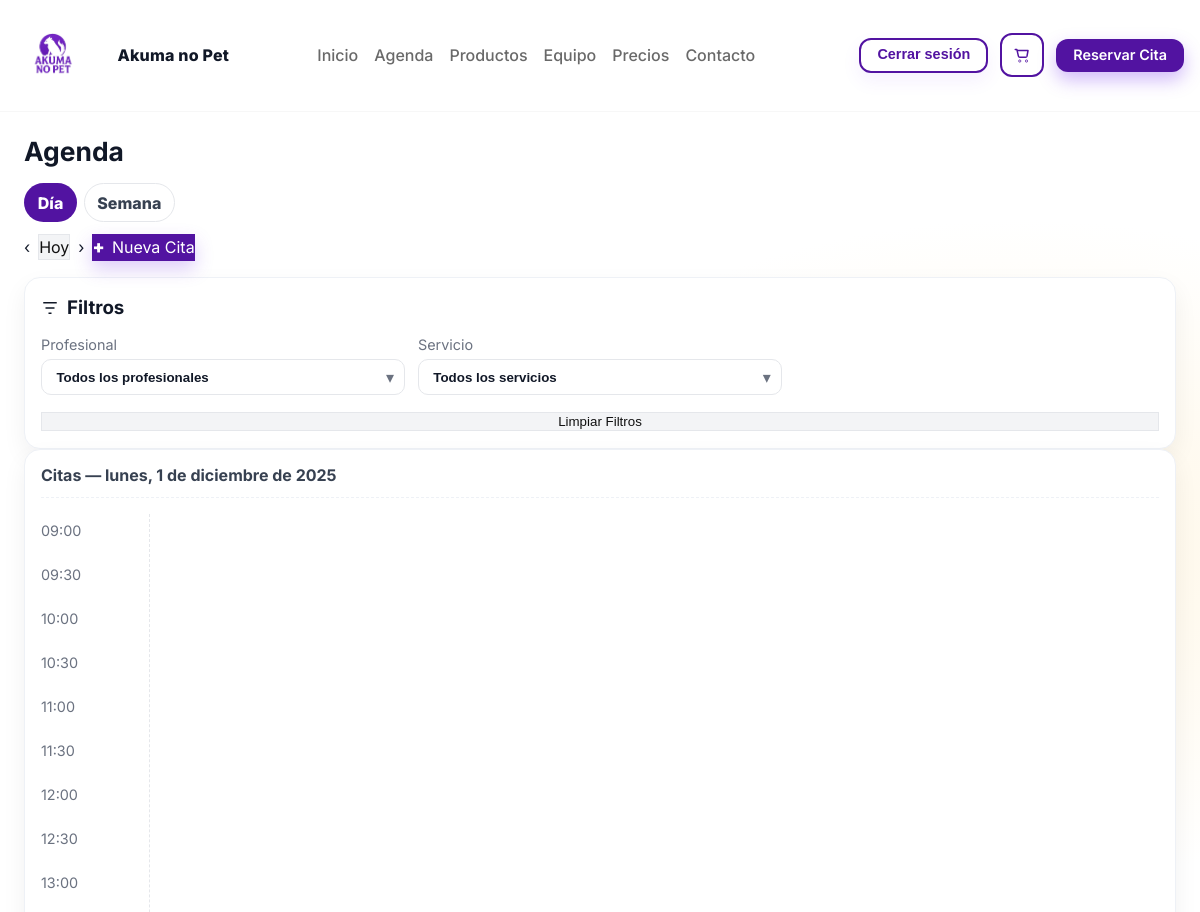
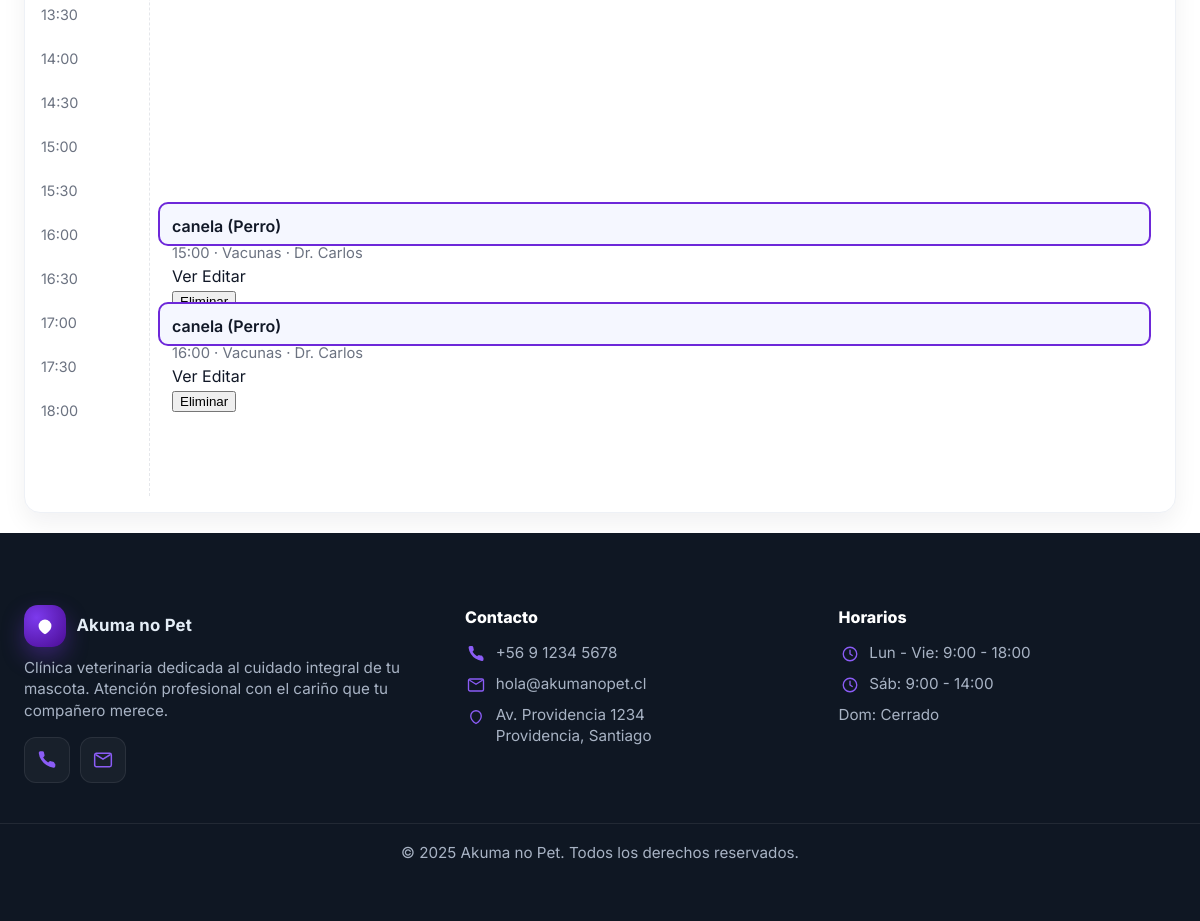
Page /agenda/ (signed in) on the committed database (2 pictures, top to bottom).
### agenda/models.py (models this page shows, shortened)
class Cita(models.Model):
    fecha = models.DateField()
    hora = models.TimeField()
    duracion_min = models.PositiveIntegerField(default=30)
    nombre_cliente = models.CharField(max_length=120, blank=True, default="")
    email_contacto = models.EmailField(blank=True, default="")
    whatsapp_contacto = models.CharField(max_length=30, blank=True, default="")
    recuerda_mail = models.BooleanField(default=True)
    recuerda_wa = models.BooleanField(default=False)
    recordatorio_mail_enviado = models.DateTimeField(null=True, blank=True)
    recordatorio_wa_enviado = models.DateTimeField(null=True, blank=True)
    profesional = models.ForeignKey(
        Profesional, on_delete=models.CASCADE, related_name="citas"
    )
    servicio = models.ForeignKey(
        Servicio, on_delete=models.PROTECT, related_name="citas"
    )
    mascota = models.CharField(max_length=120)  # ej: "Luna (Perro)"
    cliente = models.ForeignKey(
        settings.AUTH_USER_MODEL, null=True, blank=True, on_delete=models.SET_NULL
    )
    creado = models.DateTimeField(auto_now_add=True)
    class Meta:
        ordering = ["fecha", "hora"]
        indexes = [models.Index(fields=["fecha", "profesional"])]
        constraints = [
            models.UniqueConstraint(
                fields=["fecha", "hora", "profesional"],
                name="uniq_cita_por_profesional_fecha_hora",
            )
        ]
        verbose_name = "Cita"
        verbose_name_plural = "Citas"

class Servicio(models.Model):
    code = models.SlugField(unique=True, max_length=32)
    nombre = models.CharField(max_length=120)
    descripcion = models.TextField(blank=True, default="")
    duracion_min_default = models.PositiveIntegerField(default=30)
    precio = models.PositiveIntegerField(default=0)
    icono = models.CharField(max_length=8, blank=True, default="🐾")
    class Meta:
        ordering = ["nombre"]
        verbose_name = "Servicio"
        verbose_name_plural = "Servicios"

class Profesional(models.Model):
    code = models.SlugField(unique=True, max_length=32)
    nombre = models.CharField(max_length=120)
    class Meta:
        ordering = ["nombre"]
        verbose_name = "Profesional"
        verbose_name_plural = "Profesionales"

### agenda/views.py (the view, shortened to what this page needs)
# urls.py: path("", views.lista, name="lista"),
@solo_staff
def lista(request):
    mode = request.GET.get("mode", "day")
    day = _parse_day(request.GET.get("day"))
    pro_id = request.GET.get("pro") or ""
    srv_id = request.GET.get("srv") or ""
    qs = Cita.objects.select_related("profesional", "servicio")
    if pro_id:
        qs = qs.filter(profesional_id=pro_id)
    if srv_id:
        qs = qs.filter(servicio_id=srv_id)
    SLOT_MIN = 30
    START_H = 9
    END_H = 18
    rows = ((END_H - START_H) * 60) // SLOT_MIN
    hours = _hours_marks(START_H, END_H, SLOT_MIN)
    citas = None
    days = None
    if mode == "day":
        citas = list(qs.filter(fecha=day).order_by("hora"))
        for c in citas:
            total_min = c.hora.hour * 60 + c.hora.minute
            offset = total_min - START_H * 60
            row = (offset // SLOT_MIN) + 1
            span = max(1, math.ceil(c.duracion_min / SLOT_MIN))
            c.row = int(max(1, min(row, rows)))
            c.span = int(max(1, min(span, rows - c.row + 1)))
    profesionales = Profesional.objects.all()
    servicios = Servicio.objects.all()
    ctx = {
        "mode": mode,
        "current_day": day,
        "pros": profesionales,
        "servicios": servicios,
        "pro_id": pro_id,
        "srv_id": srv_id,
        "citas": citas,
        "days": days,
        "hours": hours,
        "rows": rows,
        "prev_day": (day - dt.timedelta(days=1)).isoformat(),
        "next_day": (day + dt.timedelta(days=1)).isoformat(),
        "prev_week": (day - dt.timedelta(days=7)).isoformat(),
        "next_week": (day + dt.timedelta(days=7)).isoformat(),
    }
    return render(request, "agenda/agenda.html", ctx)

### agenda/views.py (called while the page is built)
def es_staff_clinica(u):
    return u.is_authenticated and (
        u.is_staff
        or u.groups.filter(name__in=["Veterinarios", "Recepcion"]).exists()
    )

def _parse_day(value):
    if not value:
        return timezone.localdate()
    try:
        return dt.date.fromisoformat(value)
    except Exception:
        return timezone.localdate()

def _hours_marks(start_h=9, end_h=18, step_min=30):
    base = dt.datetime(2000, 1, 1, start_h, 0)
    stop = dt.datetime(2000, 1, 1, end_h, 0)
    out = []
    cur = base
    while cur <= stop:
        out.append(cur.strftime("%H:%M"))
        cur += dt.timedelta(minutes=step_min)
    return out

### carrito/context_processors.py (called while the page is built, shortened)
def cart_context(request):
    cart = request.session.get("cart", {}) or {}
    count = 0
    total = 0
    return {
        "cart_count": count,
        "cart_total": total,
    }

### Fase 2/Evidencias Proyecto/AKUMANOPET/agenda/templates/agenda/agenda.html (shortened to what this page needs)
{% extends 'main/base.html' %}
{% load static %}
{% now "Y-m-d" as today %}
{% block contenido %}
<link rel="stylesheet" href="{% static 'agenda/css/agenda.css' %}">
<main class="page">
  <div class="page-head">
    <h1>Agenda</h1>
    <div class="view-switch">
      <a id="btnDia" class="pill {% if mode == 'day' %}active{% endif %}"
         href="{% url 'agenda:lista' %}?mode=day&day={{ current_day|date:'Y-m-d' }}{% if pro_id %}&pro={{ pro_id }}{% endif %}{% if srv_id %}&srv={{ srv_id }}{% endif %}">
        Día
      </a>
      <a id="btnSemana" class="pill {% if mode == 'week' %}active{% endif %}"
         href="{% url 'agenda:lista' %}?mode=week&day={{ current_day|date:'Y-m-d' }}{% if pro_id %}&pro={{ pro_id }}{% endif %}{% if srv_id %}&srv={{ srv_id }}{% endif %}">
        Semana
      </a>
    </div>
    <div class="head-actions">
      {% if mode == 'day' %}
        <a id="prevDay" class="btn-icon" aria-label="Anterior"
           href="{% url 'agenda:lista' %}?mode=day&day={{ prev_day }}{% if pro_id %}&pro={{ pro_id }}{% endif %}{% if srv_id %}&srv={{ srv_id }}{% endif %}">‹</a>
        <a id="today" class="btn-light"
           href="{% url 'agenda:lista' %}?mode=day&day={{ today }}{% if pro_id %}&pro={{ pro_id }}{% endif %}{% if srv_id %}&srv={{ srv_id }}{% endif %}">Hoy</a>
        <a id="nextDay" class="btn-icon" aria-label="Siguiente"
           href="{% url 'agenda:lista' %}?mode=day&day={{ next_day }}{% if pro_id %}&pro={{ pro_id }}{% endif %}{% if srv_id %}&srv={{ srv_id }}{% endif %}">›</a>
      {% endif %}
      <a id="newAppt" class="btn-primary with-plus" href="{% url 'agenda:crear' %}">
        <span>+</span> Nueva Cita
      </a>
    </div>
  </div>
  <section class="filters card">
    <h3 class="filters-title">
      <svg viewBox="0 0 24 24" width="18" height="18" aria-hidden="true">
        <path d="M3 5h18M6 12h12M10 19h4" fill="none" stroke="currentColor" stroke-width="2"/>
      </svg>
      Filtros
    </h3>
    <form class="filters-grid" method="get" action="{% url 'agenda:lista' %}">
      <div class="field">
        <label for="selPro">Profesional</label>
        <div class="select">
          <select id="selPro" name="pro">
            <option value="">Todos los profesionales</option>
          </select>
          <span class="chev">▾</span>
        </div>
      </div>
      <div class="field">
        <label for="selSrv">Servicio</label>
        <div class="select">
          <select id="selSrv" name="srv">
            <option value="">Todos los servicios</option>
          </select>
          <span class="chev">▾</span>
        </div>
      </div>
      <div class="field full">
        <button id="clearFilters" class="btn-light stretch" type="submit">Limpiar Filtros</button>
      </div>
    </form>
  </section>
  <section class="calendar card">
    <header class="cal-head">
      {% if mode == 'day' %}
        <h4 id="calTitle">Citas — {{ current_day|date:"l, j \\d\\e F \\d\\e Y" }}</h4>
      {% endif %}
    </header>
    <div id="dayView" class="day-view {% if mode != 'day' %}hidden{% endif %}">
      <aside class="hours" id="hoursCol">
        {% for h in hours %}<div class="t">{{ h }}</div>{% endfor %}
      </aside>
      <div class="day-lane">
        <ul id="apptList" class="appts"
            style="display:grid; grid-template-rows: repeat({{ rows }}, var(--slot-h, 44px)); gap:6px; margin:0; padding:0 8px 0 0;">
          {% for c in citas %}
            <li class="appt" style="grid-row: {{ c.row }} / span {{ c.span }};">
              <div class="ttl">{{ c.mascota }}</div>
              <div class="meta">
                {{ c.hora|time:"H:i" }} · {{ c.servicio.nombre }} · {{ c.profesional.nombre }}
              </div>
              <div class="appt-actions">
                <a class="btn-mini" href="{% url 'agenda:detalle' c.id %}">Ver</a>
                <a class="btn-mini warn" href="{% url 'agenda:editar' c.id %}">Editar</a>
                <form method="post" action="{% url 'agenda:borrar' c.id %}" class="inline-del">
                  <button type="submit" class="btn-mini danger"
                          onclick="return confirm('¿Eliminar esta cita?');">Eliminar</button>
                </form>
              </div>
            </li>
          {% endfor %}
        </ul>
      </div>
    </div>
  </section>
</main>
{% endblock %}

### static/css/styles.css (style rules this page uses)
a { color: inherit; text-decoration: none; }
header { position: sticky; top: 0; z-index: 50; background: rgba(255,255,255,.8); backdrop-filter: saturate(180%) blur(6px); border-bottom: 1px solid rgba(0,0,0,.03); }
.btn-primary { background: #6d28d9; color: #fff; border: 0; }

### agenda/static/agenda/css/agenda.css (style rules this page uses)
.page { max-width: 1200px; margin-inline: auto; padding: 1.25rem; }
.page-head { display: grid; grid-template-columns: 1fr auto auto; align-items: center; gap: 1rem; margin-bottom: 1rem; }
.page-head h1 { margin: 0; font-size: 1.65rem; }
.view-switch { display: flex; gap: .4rem; }
.pill { padding: .4rem .8rem; border: 1px solid #e5e7eb; border-radius: 999px; background: #fff; color: #374151; font-weight: 800; cursor: pointer; }
.pill.active { background: #5213a1; color: #fff; border-color: transparent; }
.head-actions { display: flex; align-items: center; gap: .5rem; }
.with-plus { display: inline-flex; align-items: center; gap: .45rem; }
.with-plus span { font-weight: 900; font-size: 1.1rem; }
.card { background: #fff; border: 1px solid #eef1f6; border-radius: 16px; box-shadow: 0 10px 24px rgba(17, 24, 39, .06); padding: 1rem; }
.filters-title { display: flex; align-items: center; gap: .5rem; margin: 0 0 .75rem; }
.filters-grid { display: grid; grid-template-columns: repeat(3, minmax(0, 1fr)); gap: .8rem; }
.field label { display: block; font-size: .9rem; color: #6b7280; margin: 0 0 .25rem; }
.select { position: relative; }
.select select { width: 100%; padding: .6rem .9rem; border: 1px solid #e5e7eb; border-radius: 10px; font-weight: 600; color: #111827; appearance: none; background: #fff; }
.select .chev { position: absolute; right: .7rem; top: 50%; transform: translateY(-50%); pointer-events: none; color: #6b7280; }
.field.full { grid-column: 1 / -1; }
.stretch { width: 100%; }
.cal-head { border-bottom: 1px dashed #eef1f6; margin: -.2rem 0 1rem; padding-bottom: .6rem; }
#calTitle { margin: 0; font-size: 1rem; color: #374151; }
.day-view { --slot-h: 44px; display: grid; grid-template-columns: 96px 1fr; gap: 12px; }
.hours { display: grid; grid-auto-rows: var(--slot-h); color: #6b7280; padding-top: 6px; }
.hours .t { font-size: .9rem; }
.day-lane { position: relative; border-left: 1px dashed #e5e7eb; padding-left: 8px; }
#dayView .appts { display: grid; grid-template-rows: repeat(18, var(--slot-h, 44px)); gap: 6px; list-style: none; margin: 0; padding: 0 8px 0 0; }
#dayView .appt { margin: 0; background: #f5f7ff; border: 2px solid #6d28d9; border-radius: 10px; padding: 10px 12px; }
#dayView .appt .ttl { font-weight: 600; margin-bottom: 4px; }
#dayView .appt .meta { color: #6b7280; font-size: .92rem; }
.btn-primary { background: #5213a1; color: #fff; box-shadow: 0 8px 18px rgba(124, 58, 237, .25); }
.btn-light { background: #f3f4f6; color: #111; border: 1px solid #e5e7eb; }
@media (max-width: 1200px) { .page { padding-inline: clamp(16px, 4vw, 24px); } }
@media (max-width: 1200px) { .page-head { grid-template-columns: 1fr; gap: .75rem; } }
@media (max-width: 1200px) { .head-actions { justify-content: flex-start; flex-wrap: wrap; } }
@media (max-width: 1200px) { .view-switch { flex-wrap: wrap; } }
@media (max-width: 1200px) { .calendar { grid-template-columns: 1fr; gap: 1.25rem; } }

### rows in the picture
Cita: mascota "canela (Perro)", hora "15:00", servicio.nombre "Vacunas", profesional.nombre "Dr. Carlos"
Cita: mascota "canela (Perro)", hora "16:00", servicio.nombre "Vacunas", profesional.nombre "Dr. Carlos"

### other values in the picture
{{ current_day|date:"l, j \\d\\e F \\d\\e Y" }} "lunes, 1 de diciembre de 2025"
{{ h }} "09:00" "09:30" "10:00" "10:30" "11:00" "11:30" "12:00" "12:30" "13:00" "13:30" "14:00" "14:30" "15:00" "15:30" "16:00" "16:30" "17:00" "17:30" "18:00"
